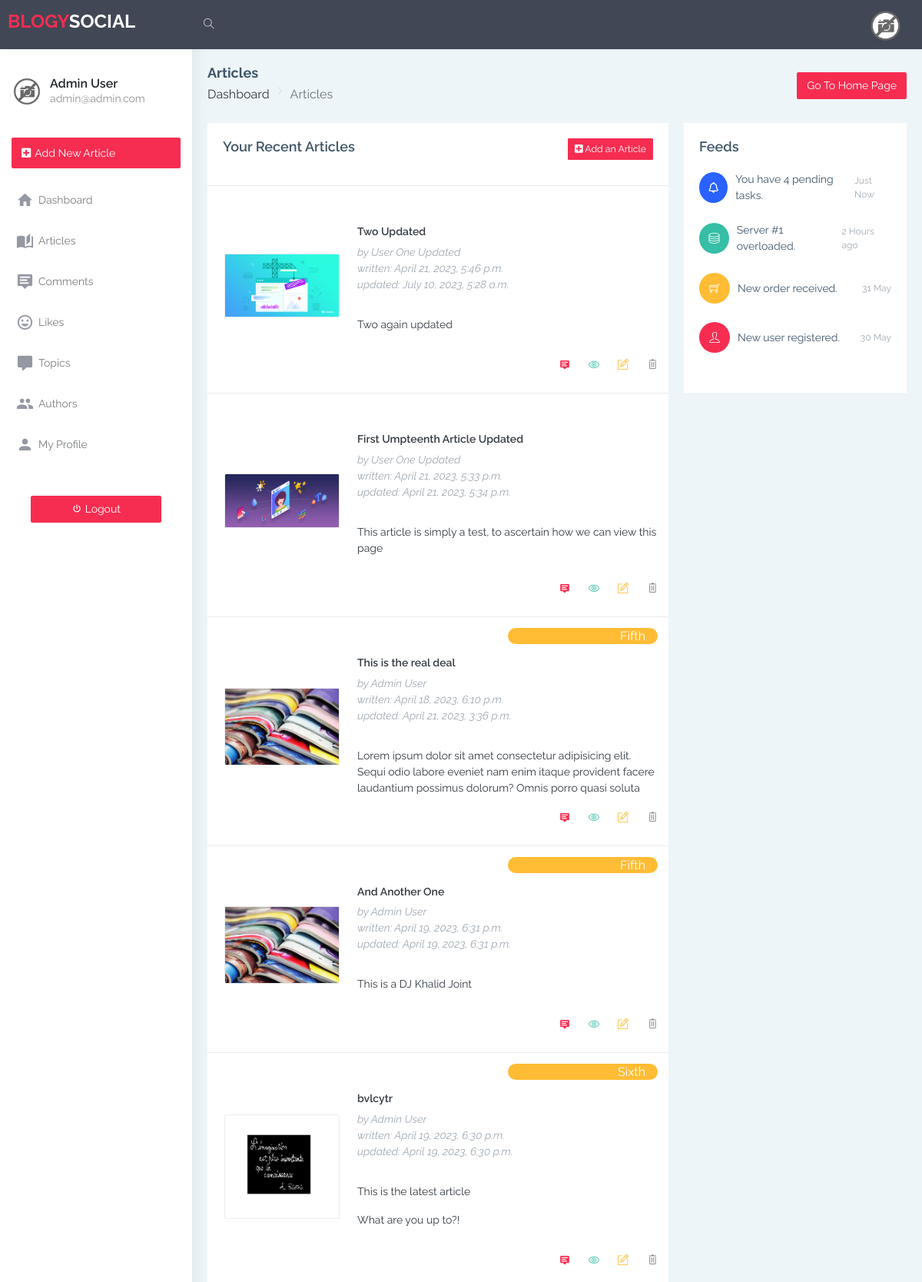
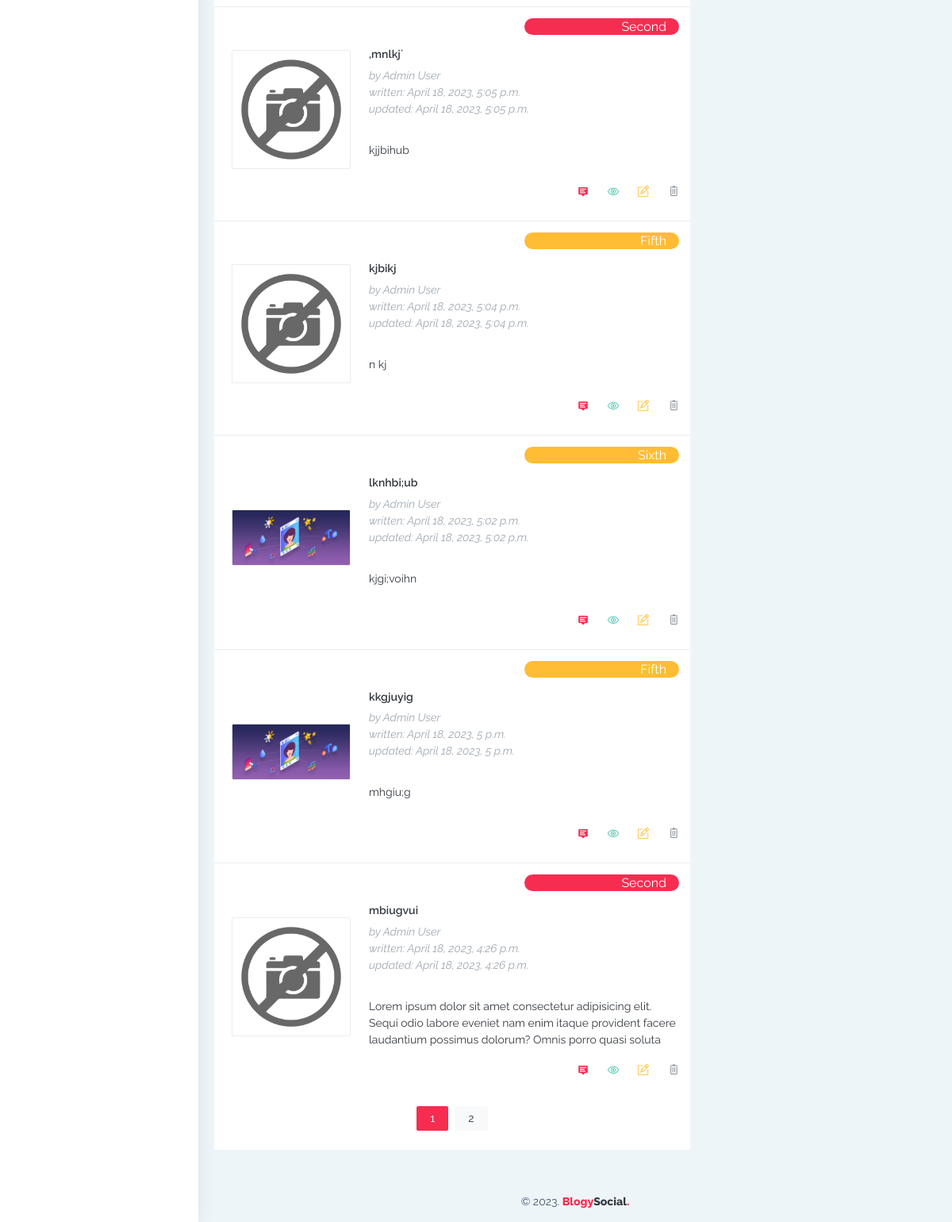
The app's page /posts/articles/ (signed in) with its own data (2 pictures, top to bottom).
### accounts/models.py (models this page shows, shortened)
class UserModel(AbstractBaseUser, PermissionsMixin):
    username = models.CharField(
        _('Username'),
        max_length=100,
        unique=True
    )
    email = models.CharField(
        _('Email Address'),
        max_length=150,
        unique=True
    )
    name = models.CharField(
        _('Name'),
        max_length=100
    )
    password = models.CharField(
        _('Password'),
        max_length=50
    )
    phone = models.CharField(
        _('Phone Number'),
        max_length=35,
        null=True,
        blank=True
    )
    photo = models.ImageField(
        verbose_name=_('Author Photo'),
        help_text=_('Upload photo'),
        upload_to='images/authors/',
        default='images/default.png',
        null=True,
        blank=True
    )
    about_me = models.TextField(
        _('About me'),
        max_length=255,
        null=True,
        blank=True
    )
    web = models.CharField(
        verbose_name=_('Author Website'),
        max_length=255,
        null=True,
        blank=True
    )
    instagram = models.CharField(
        verbose_name=_('Author Instagram'),
        max_length=255,
        null=True,
        blank=True
    )
    twitter = models.CharField(
        verbose_name=_('Author Twitter'),
        max_length=255,
        null=True,
        blank=True
    )
    remember_me = models.BooleanField(default=False)
    is_active = models.BooleanField(default=False)
    is_staff = models.BooleanField(default=False)
    created_at = models.DateTimeField(auto_now_add=True)
    updated_at = models.DateTimeField(auto_now=True)
    deleted_at = models.DateTimeField(null=True, blank=True)
    objects = CustomAccountsManager()
    USERNAME_FIELD = 'username'
    REQUIRED_FIELDS = ['email', 'password']
    class Meta:
        verbose_name = 'Account'
        verbose_name_plural = 'Accounts'

### posts/models.py (models this page shows, shortened)
class Article(models.Model):
    is_featured = models.BooleanField(
        verbose_name=_('Make Article Featured'),
        help_text=_('Change make article featured on index(home) page'),
        default=False,
    )
    title = models.CharField(
        verbose_name=_('Article Title'),
        help_text=_('Required and unique'),
        max_length=150,
        unique=True,
    )
    slug = models.SlugField(
        verbose_name=_(
            'Article safe URL'),
        max_length=255,
        unique=True)
    body = RichTextField(
        verbose_name=_('Write your Article'),
        unique=True,
    )
    image = models.ImageField(
        verbose_name=_('Article Preview Image'),
        help_text=_('Upload Article Image'),
        upload_to='images/articles/',
        default='images/default.png',
    )
    topic = models.ForeignKey(
        Topic,
        on_delete=models.CASCADE,
        verbose_name=_('Choose a Topic'
                       ))
    added_by = models.ForeignKey(UserModel, on_delete=models.CASCADE)
    is_active = models.BooleanField(
        verbose_name=_('Topic visibility'),
        help_text=_('Change topic visibility'),
        default=True,
    )
    created_at = models.DateTimeField(
        _('Created at'), auto_now_add=True, editable=False)
    updated_at = models.DateTimeField(_('Updated at'), auto_now=True)
    deleted_at = models.DateTimeField(null=True, blank=True)
    class Meta:
        verbose_name = _('Article')
        verbose_name_plural = _('Articles')

class Topic(models.Model):
    title = models.CharField(
        verbose_name=_('Topic Title'),
        help_text=_('Required and unique'),
        max_length=30,
        unique=True,
    )
    slug = models.SlugField(
        verbose_name=_('Topic safe URL'),
        max_length=255,
        unique=True)
    description = models.CharField(
        verbose_name=_('Topic Description'),
        help_text=_('Required and unique'),
        max_length=255,
    )
    representative_color = models.CharField(
        verbose_name=_('Representive Color for Topic'),
        help_text=_('Color for display of Topic to site visitors'),
        max_length=10,
        default='secondary'
    )
    added_by = models.ForeignKey(UserModel, on_delete=models.CASCADE)
    is_active = models.BooleanField(
        verbose_name=_('Topic visibility'),
        help_text=_('Change topic visibility'),
        default=True,
    )
    created_at = models.DateTimeField(
        _('Created at'), auto_now_add=True, editable=False)
    updated_at = models.DateTimeField(_('Updated at'), auto_now=True)
    deleted_at = models.DateTimeField(_('Deleted at'), null=True, blank=True)
    class Meta:
        verbose_name = _('Topic')
        verbose_name_plural = _('Topics')

### posts/views.py (the view)
# urls.py: path('articles/', views.articles, name='articles'),
def articles(request):
    if request.user.is_staff:
        articles = Article.objects.filter(
            is_active=True).order_by('-updated_at')
    else:
        articles = Article.objects.filter(
            added_by=request.user, is_active=True).order_by('-updated_at')
    articles_count = articles.count()
    paginator = Paginator(articles, per_page=10)
    article_objects = paginator.get_page(1)
    article_objects.adjusted_elided_pages = paginator.get_elided_page_range(1)
    return render(request, 'posts/articles/index.html', {
        'articles': articles,
        'articles_count': articles_count,
        'article_objects': article_objects
    })

### posts/templates/posts/articles/index.html (shortened to what this page needs)
{% extends 'dashboard/base.html' %}
{% load static %}
{% block styles %}
    <link rel="stylesheet" href="{% static 'css/posts.css' %}">
{% endblock %}
{% block heading %}Articles{% endblock %}
{% block breadcrumb %}
    <li class="breadcrumb-item"><a href="{% url 'accounts:dashboard' %}" class="text-dark">Dashboard</a></li>
    <li class="breadcrumb-item active" aria-current="page">Articles</li>
{% endblock %}
{% block main %}
    <div class="row">
        <section class="col-lg-8">
            <div class="card">
                <div class="card-body d-flex justify-content-between flex-wrap row-gap-2">
                    <h4 class="card-title">Your Recent Articles</h4>
                    <div class="d-flex flex-column gap-2">
                        <div class="text-end">
                            <a href="{% url 'posts:add_article' %}" class="btn btn-sm btn-danger text-white"><i
                            class="fa fa-plus-square"></i> Add an Article
                            </a>
                        </div>
                    </div>
                </div>
                <div class="comment-widgets scrollable">
                    {% if article_objects %}
                        {% for article in article_objects %}
                            <div class="d-flex flex-row comment-row border-top">
                                <a href="{% url 'posts:view_article' article.slug %}" class="text-dark d-flex flex-wrap align-items-center">
                                    <div class="p-2">
                                        <img src="
                                            {% if article.image != 'images/default.png' %}
                                                {{ article.image.url }}
                                            {% else %}
                                                {% static 'images/no-image.png' %}
                                            {% endif %}
                                        " alt="user" width="150"
                                        class="object-fit-cover border rounded product-unit-images">
                                    </div>
                                    <div class="comment-text active">
                                        <div class="d-flex flex-column w-100">
                                            <p class="label label-{{ article.topic.representative_color }} label-rounded px-3 py-1 fs-5 text-end w-50 align-self-end">{{ article.topic.title }}</p>
                                            <h6 class="font-medium">{{ article.title|truncatewords:25 }}</h6>
                                            <p class="fst-italic text-muted d-flex flex-column fs-6">
                                                <span>by {{ article.added_by.name|truncatewords:25 }}</span>
                                                <span>written: {{ article.created_at }}</span>
                                                <span>updated: {{ article.updated_at }}</span>
                                            </p>
                                            <p class="m-b-15 d-block text-break">{{ article.body|truncatewords:25|safe }} </p>
                                        </div>
                                        <div class="d-flex justify-content-end align-items-center gap-4">
                                            <div class="d-flex justify-content-end gap-4">
                                                <a href="{% url 'posts:add_comment' article.slug %}"><i class="mdi mdi-tooltip-text text-danger"></i></a>
                                                <a href="{% url 'posts:view_article' article.slug %}"><i class="ti-eye text-success"></i></a>
                                                {% if article.added_by == request.user or request.user.is_staff %}
                                                    <a href="{% url 'posts:update_article' article.slug %}"><i class="ti-pencil-alt text-warning"></i></a>
                                                    <a href="{% url 'posts:delete_article' article.slug %}"><i class="ti-trash text-secondary"></i></a>
                                                {% endif %}
                                            </div>
                                        </div>
                                    </div>
                                </a>
                            </div>
                        {% endfor %}
                    {% else %}
                            <p class="text-center fs-5 my-4">There are no existing articles yet. <a href="{% url 'posts:add_article' %}" class="text-danger">Add One</a>.</p>
                    {% endif %}
                </div>
                <div class="d-flex justify-content-center gap-2 mb-4">
                    {% for page_number in article_objects.adjusted_elided_pages %}
                        {% if page_number == article_objects.paginator.ELLIPSIS %}
                            {{ page_number }}
                        {% else %}
                            <a
                                href="{% url 'posts:articles_pages' page_number %}"
                                class="btn {% if page_number == article_objects.number %}btn-danger text-white{% else %}btn-light text-dark{% endif %} py-1 px-3 rounded"
                            >
                                {{page_number}}
                            </a>
                        {% endif %}
                    {% endfor %}
                </div>
            </div>
        </section>
        {% include 'dashboard/includes/feeds.html' %}
    </div>
{% endblock %}

### templates/dashboard/includes/sidenav.html
{% load static %}
<aside class="left-sidebar" data-sidebarbg="skin6">
    <div class="scroll-sidebar">
        <nav class="sidebar-nav">
            <ul id="sidebarnav">
                <li>
                    <div class="user-profile d-flex no-block dropdown m-t-20">
                        <div class="user-pic">
                            <img src="{% if request.user.photo != 'images/default.png' %}{{ request.user.photo.url }}{% else %}{% static 'images/no-image.png' %}{% endif %}" alt="{{ request.user.name }}"
                                class="object-fit-cover" width="40" height="40" />
                            </div>
                        <div class="user-content hide-menu m-l-10">
                            <a href="#" class="" id="Userdd" role="button"
                                data-bs-toggle="dropdown" aria-haspopup="true" aria-expanded="false">
                                <h5 class="m-b-0 user-name font-medium">{{ request.user.name }}</h5>
                                <span class="op-5 user-email">{{ request.user.email }}</span>
                            </a>
                        </div>
                    </div>
                </li>
                <li class="p-15 m-t-10"><a href="{% url 'posts:add_article' %}"
                        class="btn bg-danger d-block w-100 create-btn text-white no-block d-flex align-items-center"><i
                            class="fa fa-plus-square"></i> <span class="hide-menu m-l-5">Add New Article</span> </a>
                </li>
                <li class="sidebar-item"> <a class="sidebar-link waves-effect waves-dark sidebar-link"
                        href="{% url 'accounts:dashboard' %}" aria-expanded="false"><i
                            class="mdi mdi-home"></i><span class="hide-menu">Dashboard</span></a>
                </li>
                <li class="sidebar-item"> <a class="sidebar-link waves-effect waves-dark sidebar-link"
                        href="{% url 'posts:articles' %}" aria-expanded="false"><i
                            class="mdi mdi-book-open-page-variant"></i><span class="hide-menu">Articles</span></a>
                </li>
                <li class="sidebar-item"> <a class="sidebar-link waves-effect waves-dark sidebar-link"
                        href="{% url 'posts:comments' %}" aria-expanded="false"><i
                            class="mdi mdi-tooltip-text"></i><span class="hide-menu">Comments</span></a>
                </li>
                <li class="sidebar-item"> <a class="sidebar-link waves-effect waves-dark sidebar-link"
                        href="{% url 'posts:likes' %}" aria-expanded="false"><i
                            class="mdi mdi-emoticon"></i><span class="hide-menu">Likes</span></a>
                </li>
                <li class="sidebar-item"> <a class="sidebar-link waves-effect waves-dark sidebar-link"
                        href="{% url 'posts:topics' %}" aria-expanded="false"><i
                            class="mdi mdi-comment"></i><span class="hide-menu">Topics</span></a>
                </li>
                {% if request.user.is_staff %}
                    <li class="sidebar-item"> <a class="sidebar-link waves-effect waves-dark sidebar-link"
                            href="{% url 'posts:authors' %}" aria-expanded="false"><i
                                class="mdi mdi-account-multiple"></i><span class="hide-menu">Authors</span></a>
                    </li>
                {% endif %}
                <li class="sidebar-item"> <a class="sidebar-link waves-effect waves-dark sidebar-link"
                        href="{% url 'accounts:profile' %}" aria-expanded="false"><i
                            class="mdi mdi-account"></i><span class="hide-menu">My Profile</span></a>
                </li>
                <li class="text-center p-40 upgrade-btn">
                    <a href="{% url 'accounts:logout' %}"
                        class="btn d-block w-100 btn-danger text-white">
                        <i
                            class="mdi mdi-power"></i>
                        Logout</a>
                </li>
            </ul>
        </nav>
    </div>
</aside>

### records on screen
UserModel: user.name "Admin User", user.email "admin@admin.com"
Article: image (picture), title "Two Updated", added_by.name "User One Updated", created_at "April 21, 2023, 5:46 p.m.", updated_at "July 10, 2023, 5:28 a.m.", body "Two again updated"
Article: image (picture), title "First Umpteenth Article Updated", added_by.name "User One Updated", created_at "April 21, 2023, 5:33 p.m.", updated_at "April 21, 2023, 5:34 p.m.", body "This article is simply a test, to ascertain how we can view this page"
Article: image (picture), topic "Fifth", title "This is the real deal", added_by.name "Admin User", created_at "April 18, 2023, 6:10 p.m.", updated_at "April 21, 2023, 3:36 p.m.", body "Lorem ipsum dolor sit amet consectetur adipisicing elit. Sequi odio labore eveniet nam enim itaque provident facere laudantium possimus dolorum? Omnis porro quasi soluta…"
Article: image (picture), topic "Fifth", title "And Another One", added_by.name "Admin User", created_at "April 19, 2023, 6:31 p.m.", updated_at "April 19, 2023, 6:31 p.m.", body "This is a DJ Khalid Joint"
Article: image (picture), topic "Sixth", title "bvlcytr", added_by.name "Admin User", created_at "April 19, 2023, 6:30 p.m.", updated_at "April 19, 2023, 6:30 p.m.", body "This is the latest article What are you up to?!"
Article: topic "Second", title ",mnlkj`", added_by.name "Admin User", created_at "April 18, 2023, 5:05 p.m.", updated_at "April 18, 2023, 5:05 p.m.", body "kjjbihub"
Article: topic "Fifth", title "kjbikj", added_by.name "Admin User", created_at "April 18, 2023, 5:04 p.m.", updated_at "April 18, 2023, 5:04 p.m.", body "n kj"
Article: image (picture), topic "Sixth", title "lknhbi;ub", added_by.name "Admin User", created_at "April 18, 2023, 5:02 p.m.", updated_at "April 18, 2023, 5:02 p.m.", body "kjgi;voihn"
Article: image (picture), topic "Fifth", title "kkgjuyig", added_by.name "Admin User", created_at "April 18, 2023, 5 p.m.", updated_at "April 18, 2023, 5 p.m.", body "mhgiu;g"
Article: topic "Second", title "mbiugvui", added_by.name "Admin User", created_at "April 18, 2023, 4:26 p.m.", updated_at "April 18, 2023, 4:26 p.m.", body "Lorem ipsum dolor sit amet consectetur adipisicing elit. Sequi odio labore eveniet nam enim itaque provident facere laudantium possimus dolorum? Omnis porro quasi soluta…"

### other values on screen
{{ page_number }} "1" "2"
